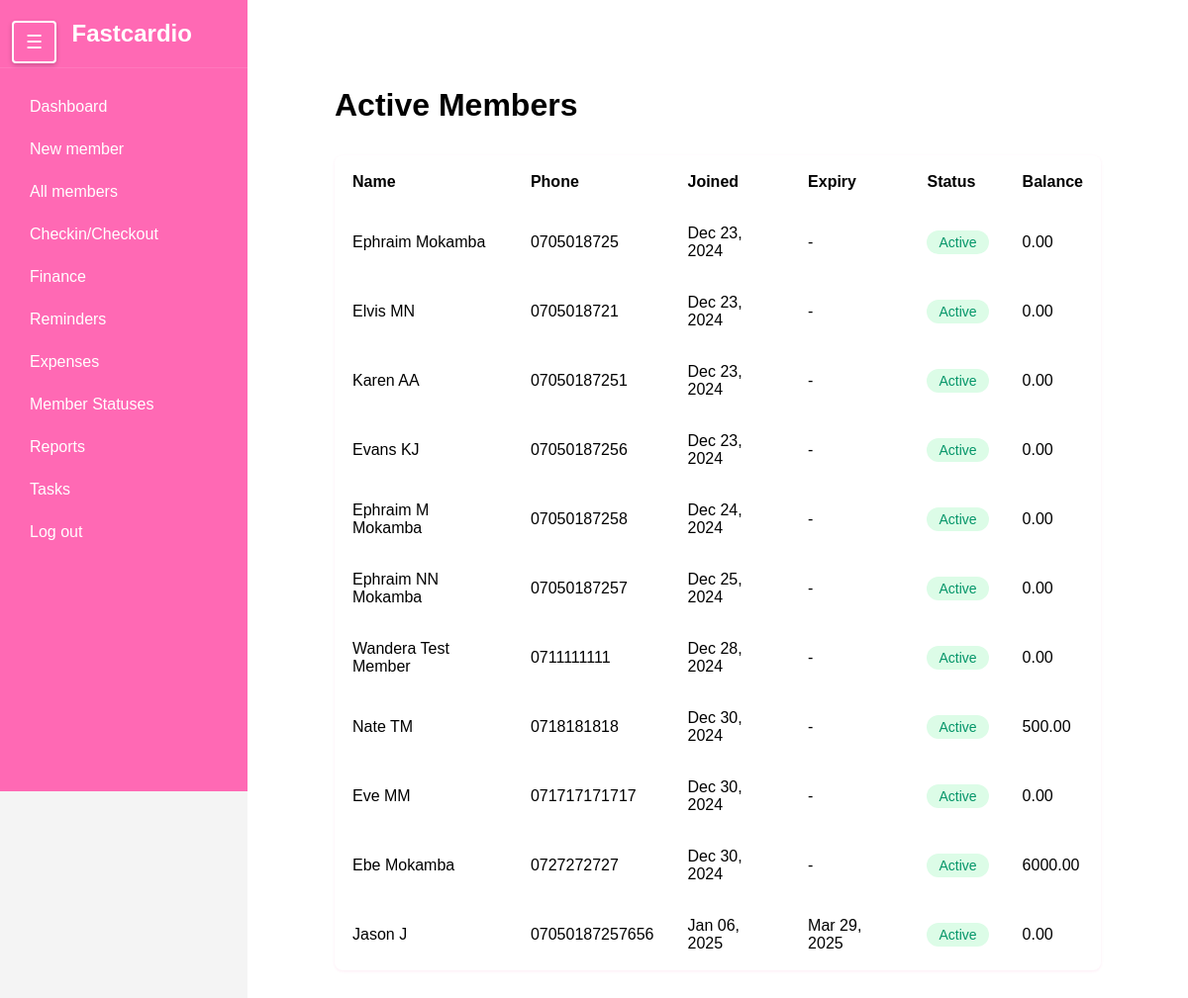
Page /members/active/ on the committed database.
### members/models.py (models this page shows, shortened)
class Member(models.Model):
    first_name = models.CharField(max_length=50)
    last_name = models.CharField(max_length=50)
    phone_number = models.CharField(max_length=15)
    date_joined = models.DateTimeField(auto_now_add=True)
    membership_expiry = models.DateField(null=True, blank=True, help_text="Date when the membership expires")
    is_active = models.BooleanField(default=False)
    is_frozen = models.BooleanField(default=False)
    additional_info = models.TextField(blank=True,null=True)
    gender = models.CharField(max_length= 6)
    balance = models.DecimalField(
        max_digits=10,
        decimal_places=2,
        default=0,
        help_text="Positive balance indicates credit, negative indicates debt"
    )
    balance_due_date = models.DateField(null = True, blank=True)

### members/views.py (the view, shortened to what this page needs)
# urls.py: path('members/active/', views.members_list, {'filter_type': 'active'}, name='members_active'),
def members_list(request, filter_type):
    today = timezone.now().date()
    if filter_type == 'all':
        members = Member.objects.all()
        title = "All Members"
    elif filter_type == 'active':
        members = Member.objects.filter(is_active=True, is_frozen=False).order_by()
        title = "Active Members"
    elif filter_type == 'new':
        members = Member.objects.filter(date_joined__date=today)
        title = "New Members"
    elif filter_type == 'expired':
        members = Member.objects.filter(is_active = False)
        title = "Expired Members"
    elif filter_type == 'frozen':
        members = Member.objects.filter(is_frozen=True)
        title = "Frozen Members"
    context = {
        'members': members,
        'title': title
    }
    return render(request, 'members_list.html', context)

### members/templates/members_list.html (shortened to what this page needs)
{% extends 'sidebar.html' %}
{% load static %}
{% block content %}
<div class="members-list">
    <h1 class="members-header">{{ title }}</h1>
    <table class="members-table">
        <thead>
            <tr>
                <th>Name</th>
                <th>Phone</th>
                <th>Joined</th>
                <th>Expiry</th>
                <th>Status</th>
                <th>Balance</th>
            </tr>
        </thead>
        <tbody>
            {% for member in members %}
            <tr>
                <td>{{ member.first_name }} {{ member.last_name }}</td>
                <td>{{ member.phone_number }}</td>
                <td>{{ member.date_joined|date:"M d, Y" }}</td>
                <td>{{ member.membership_expiry|date:"M d, Y"|default:"-" }}</td>
                <td>
                    {% if member.is_frozen %}
                        <span class="status-badge status-frozen">Frozen</span>
                    {% elif member.is_active %}
                        <span class="status-badge status-active">Active</span>
                    {% else %}
                        <span class="status-badge status-inactive">Inactive</span>
                    {% endif %}
                </td>
                <td>{{ member.balance }}</td>
            </tr>
            {% empty %}
            <tr>
                <td colspan="6" style="text-align: center; padding: 2rem;">
                    No members found
                </td>
            </tr>
            {% endfor %}
        </tbody>
    </table>
</div>
{% endblock %}

### members/static/sidebar.css (style rules this page uses)
* { margin: 0; padding: 0; box-sizing: border-box; }
body { font-family: 'Arial', sans-serif; background-color: #f4f4f4; height: 100%; overflow-x: hidden; }

### members/templates/members_list.html (style rules this page uses)
.members-list { background-color: var(--pink-50); min-height: 100vh; padding: 2rem; }
.members-header { color: var(--pink-600); margin-bottom: 2rem; }
.members-table { width: 100%; background: white; border-radius: 8px; overflow: hidden; box-shadow: 0 1px 3px rgba(236, 72, 153, 0.1); }
.members-table th { background-color: var(--pink-100); color: var(--pink-600); padding: 1rem; text-align: left; }
.members-table td { padding: 1rem; border-bottom: 1px solid var(--pink-100); }
.status-badge { padding: 0.25rem 0.75rem; border-radius: 9999px; font-size: 0.875rem; font-weight: 500; }
.status-active { background-color: #dcfce7; color: #059669; }

### rows in the picture
Member: first_name "Ephraim", last_name "Mokamba", phone_number "0705018725", date_joined "Dec 23, 2024", membership_expiry "-", is_frozen "Active", balance "0.00"
Member: first_name "Elvis", last_name "MN", phone_number "0705018721", date_joined "Dec 23, 2024", membership_expiry "-", is_frozen "Active", balance "0.00"
Member: first_name "Karen", last_name "AA", phone_number "07050187251", date_joined "Dec 23, 2024", membership_expiry "-", is_frozen "Active", balance "0.00"
Member: first_name "Evans", last_name "KJ", phone_number "07050187256", date_joined "Dec 23, 2024", membership_expiry "-", is_frozen "Active", balance "0.00"
Member: first_name "Ephraim M", last_name "Mokamba", phone_number "07050187258", date_joined "Dec 24, 2024", membership_expiry "-", is_frozen "Active", balance "0.00"
Member: first_name "Ephraim NN", last_name "Mokamba", phone_number "07050187257", date_joined "Dec 25, 2024", membership_expiry "-", is_frozen "Active", balance "0.00"
Member: first_name "Wandera", last_name "Test Member", phone_number "0711111111", date_joined "Dec 28, 2024", membership_expiry "-", is_frozen "Active", balance "0.00"
Member: first_name "Nate", last_name "TM", phone_number "0718181818", date_joined "Dec 30, 2024", membership_expiry "-", is_frozen "Active", balance "500.00"
Member: first_name "Eve", last_name "MM", phone_number "071717171717", date_joined "Dec 30, 2024", membership_expiry "-", is_frozen "Active", balance "0.00"
Member: first_name "Ebe", last_name "Mokamba", phone_number "0727272727", date_joined "Dec 30, 2024", membership_expiry "-", is_frozen "Active", balance "6000.00"
Member: first_name "Jason", last_name "J", phone_number "07050187257656", date_joined "Jan 06, 2025", membership_expiry "Mar 29, 2025", is_frozen "Active", balance "0.00"

### other values in the picture
{{ title }} "Active Members"
